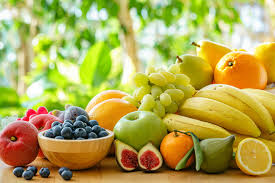
#> input picture Workshop/fruit_image.jpg, 275 x 183 px, given in place of Suvina.jpg, which was not available
$ jupyter execute Tutorial5_2417514.ipynb   (text cells are left out)
#> lines starting #> are read from the running program, lines starting #| are printed output that depends on the picture; pictures that were not available may be replaced by others from this repository, and a replacement may not be noted
[cell 1]
import numpy as np
# Input image (I)
I = np.array([
    [20, 35, 35, 35, 35, 20],
    [29, 46, 44, 42, 42, 27],
    [16, 25, 21, 19, 19, 12],
    [66, 120, 116, 154, 114, 62],
    [74, 216, 174, 252, 172, 112],
    [70, 210, 170, 250, 170, 110]
])

# 3x3 Filter (K)
K = np.array([
    [1, 1, 1],
    [1, 0, 1],
    [1, 1, 1]
])

# Get Dimensions of input
n, m = I.shape

# Dimensions of kernel
k = K.shape[0]   # (3x3)

# Output Size Calculation
# Output matrix size (valid convolution)
output_size = n - k + 1

# Initialize output matrix with zeros
C = np.zeros((output_size, output_size))

# Perform Convolution
# Slide the kernel over the image
for i in range(output_size):
    for j in range(output_size):

        # Extract 3x3 patch from image
        patch = I[i:i+k, j:j+k]

        # Element-wise multiplication
        multiplied = patch * K

        # Sum of all values
        C[i, j] = np.sum(multiplied)

        # Print step (for understanding)
        print(f"\nPosition C({i},{j})")
        print("Patch:\n", patch)
        print("After applying filter:\n", multiplied)
        print("Sum:", C[i, j])

print("\nFinal Convolution Output:\n", C)

[cell 2]
from google.colab import files
uploaded = files.upload()
#> the answer given: fruit_image.jpg

[cell 3]
import numpy as np
import cv2
import matplotlib.pyplot as plt

# Function: Convolution without padding (VALID)
def conv2d_nopadding(image, kernel):
    # Get the dimensions of the image and kernel
    image_height, image_width = image.shape
    kernel_height, kernel_width = kernel.shape

    # Calculate output dimensions (valid convolution)
    output_height = image_height - kernel_height + 1
    output_width = image_width - kernel_width + 1

    # Initialize output matrix with zeros
    output = np.zeros((output_height, output_width))

    # Perform convolution
    for i in range(output_height):
        for j in range(output_width):
            # Extract region of same size as kernel
            region = image[i:i + kernel_height, j:j + kernel_width]

            # Element-wise multiplication and sum
            output[i, j] = np.sum(region * kernel)

    return output

# Load Lenna Image (Grayscale)
image = cv2.imread('Suvina.jpg', cv2.IMREAD_GRAYSCALE) # Changed from 'suvina.jpg' to 'Suvina.jpg'
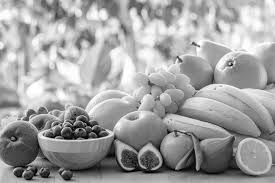
#> image: shape (183, 275); min 0, max 255, mean 161

# Check if image loaded
if image is None:
    print("Error: Image not found!")
    exit()

# Define Kernels given in question

# Kernel 1 (F1) → Horizontal Edge Detector
F1 = np.array(
    [[-10, -10, -10],
    [  5,   5,   5],
    [-10, -10, -10]]
)

# Kernel 2 (F2) → Center-Surround / Spot Detector
F2 = np.array(
    [[ 2,  2,  2],
    [ 2, -12, 2],
    [ 2,  2,  2]]
)


# --------------------------------------------------
# Apply Convolution
# --------------------------------------------------
output_F1 = conv2d_nopadding(image, F1)
#> after the loop in conv2d_nopadding, `for i in range(output_height):`:
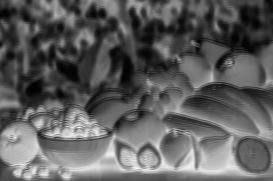
#> output: shape (181, 273) float64; min -11545, max 110, mean -7237.2; drawn with min black and max white
output_F2 = conv2d_nopadding(image, F2)
#> after the loop in conv2d_nopadding (call 2), `for i in range(output_height):`:
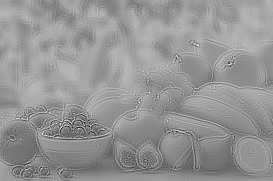
#> output: shape (181, 273) float64; min -1080, max 1862, mean 643.5; drawn with min black and max white


# --------------------------------------------------
# Display Results
# --------------------------------------------------
plt.figure(figsize=(12, 5))

# Original Image
plt.subplot(1, 3, 1)
plt.title("Original Image")
plt.imshow(image, cmap='gray')
plt.axis('off')

# Result using Kernel F1
plt.subplot(1, 3, 2)
plt.title("F1 Output (Horizontal Edges)")
plt.imshow(output_F1, cmap='gray')
plt.axis('off')

# Result using Kernel F2
plt.subplot(1, 3, 3)
plt.title("F2 Output (Spot / Detail Detection)")
plt.imshow(output_F2, cmap='gray')
plt.axis('off')

plt.show()
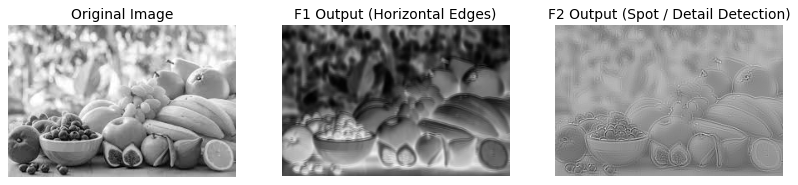
#> figure drawn by matplotlib, 3 panels
